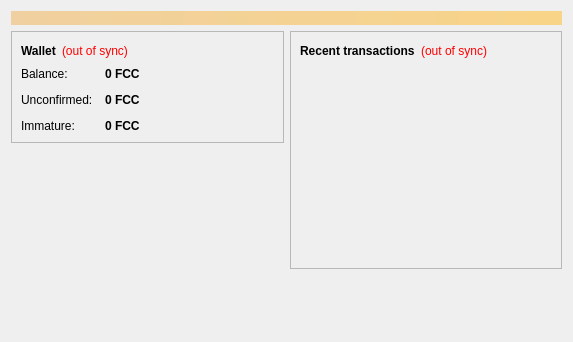
<?xml version="1.0" encoding="UTF-8"?>
<ui version="4.0">
 <class>OverviewPage</class>
 <widget class="QWidget" name="OverviewPage">
  <property name="geometry">
   <rect>
    <x>0</x>
    <y>0</y>
    <width>573</width>
    <height>342</height>
   </rect>
  </property>
  <property name="windowTitle">
   <string>Form</string>
  </property>
  <layout class="QVBoxLayout" name="topLayout">
   <item>
    <widget class="QLabel" name="labelAlerts">
     <property name="visible">
      <bool>true</bool>
     </property>
     <property name="styleSheet">
      <string notr="true">background-color: qlineargradient(x1: 0, y1: 0, x2: 1, y2: 0, stop:0 #F0D0A0, stop:1 #F8D488); color:#000000;</string>
     </property>
     <property name="wordWrap">
      <bool>true</bool>
     </property>
     <property name="margin">
      <number>3</number>
     </property>
    </widget>
   </item>
   <item>
    <layout class="QHBoxLayout" name="horizontalLayout" stretch="1,1">
     <item>
      <layout class="QVBoxLayout" name="verticalLayout_2">
       <item>
        <widget class="QFrame" name="frame">
         <property name="frameShape">
          <enum>QFrame::StyledPanel</enum>
         </property>
         <property name="frameShadow">
          <enum>QFrame::Raised</enum>
         </property>
         <layout class="QVBoxLayout" name="verticalLayout_4">
          <item>
           <layout class="QHBoxLayout" name="horizontalLayout_4">
            <item>
             <widget class="QLabel" name="label_5">
              <property name="font">
               <font>
                <weight>75</weight>
                <bold>true</bold>
               </font>
              </property>
              <property name="text">
               <string>Wallet</string>
              </property>
             </widget>
            </item>
            <item>
             <widget class="QLabel" name="labelWalletStatus">
              <property name="toolTip">
               <string>The displayed information may be out of date. Your wallet automatically synchronizes with the Functioncoin network after a connection is established, but this process has not completed yet.</string>
              </property>
              <property name="styleSheet">
               <string notr="true">QLabel { color: red; }</string>
              </property>
              <property name="text">
               <string notr="true">(out of sync)</string>
              </property>
              <property name="alignment">
               <set>Qt::AlignLeading|Qt::AlignLeft|Qt::AlignVCenter</set>
              </property>
             </widget>
            </item>
            <item>
             <spacer name="horizontalSpacer_2">
              <property name="orientation">
               <enum>Qt::Horizontal</enum>
              </property>
              <property name="sizeHint" stdset="0">
               <size>
                <width>40</width>
                <height>20</height>
               </size>
              </property>
             </spacer>
            </item>
           </layout>
          </item>
          <item>
           <layout class="QFormLayout" name="formLayout_2">
            <property name="fieldGrowthPolicy">
             <enum>QFormLayout::AllNonFixedFieldsGrow</enum>
            </property>
            <property name="horizontalSpacing">
             <number>12</number>
            </property>
            <property name="verticalSpacing">
             <number>12</number>
            </property>
            <item row="0" column="0">
             <widget class="QLabel" name="label">
              <property name="text">
               <string>Balance:</string>
              </property>
             </widget>
            </item>
            <item row="0" column="1">
             <widget class="QLabel" name="labelBalance">
              <property name="font">
               <font>
                <weight>75</weight>
                <bold>true</bold>
               </font>
              </property>
              <property name="cursor">
               <cursorShape>IBeamCursor</cursorShape>
              </property>
              <property name="toolTip">
               <string>Your current balance</string>
              </property>
              <property name="text">
               <string notr="true">0 FCC</string>
              </property>
              <property name="textInteractionFlags">
               <set>Qt::LinksAccessibleByMouse|Qt::TextSelectableByKeyboard|Qt::TextSelectableByMouse</set>
              </property>
             </widget>
            </item>
            <item row="1" column="0">
             <widget class="QLabel" name="label_3">
              <property name="text">
               <string>Unconfirmed:</string>
              </property>
             </widget>
            </item>
            <item row="1" column="1">
             <widget class="QLabel" name="labelUnconfirmed">
              <property name="font">
               <font>
                <weight>75</weight>
                <bold>true</bold>
               </font>
              </property>
              <property name="cursor">
               <cursorShape>IBeamCursor</cursorShape>
              </property>
              <property name="toolTip">
               <string>Total of transactions that have yet to be confirmed, and do not yet count toward the current balance</string>
              </property>
              <property name="text">
               <string notr="true">0 FCC</string>
              </property>
              <property name="textInteractionFlags">
               <set>Qt::LinksAccessibleByMouse|Qt::TextSelectableByKeyboard|Qt::TextSelectableByMouse</set>
              </property>
             </widget>
            </item>
            <item row="2" column="0">
             <widget class="QLabel" name="labelImmatureText">
              <property name="text">
               <string>Immature:</string>
              </property>
             </widget>
            </item>
            <item row="2" column="1">
             <widget class="QLabel" name="labelImmature">
              <property name="font">
               <font>
                <weight>75</weight>
                <bold>true</bold>
               </font>
              </property>
              <property name="toolTip">
               <string>Mined balance that has not yet matured</string>
              </property>
              <property name="text">
               <string notr="true">0 FCC</string>
              </property>
              <property name="textInteractionFlags">
               <set>Qt::LinksAccessibleByMouse|Qt::TextSelectableByKeyboard|Qt::TextSelectableByMouse</set>
              </property>
             </widget>
            </item>
           </layout>
          </item>
         </layout>
        </widget>
       </item>
       <item>
        <spacer name="verticalSpacer">
         <property name="orientation">
          <enum>Qt::Vertical</enum>
         </property>
         <property name="sizeHint" stdset="0">
          <size>
           <width>20</width>
           <height>40</height>
          </size>
         </property>
        </spacer>
       </item>
      </layout>
     </item>
     <item>
      <layout class="QVBoxLayout" name="verticalLayout_3">
       <item>
        <widget class="QFrame" name="frame_2">
         <property name="frameShape">
          <enum>QFrame::StyledPanel</enum>
         </property>
         <property name="frameShadow">
          <enum>QFrame::Raised</enum>
         </property>
         <layout class="QVBoxLayout" name="verticalLayout">
          <item>
           <layout class="QHBoxLayout" name="horizontalLayout_2">
            <item>
             <widget class="QLabel" name="label_4">
              <property name="text">
               <string>&lt;b&gt;Recent transactions&lt;/b&gt;</string>
              </property>
             </widget>
            </item>
            <item>
             <widget class="QLabel" name="labelTransactionsStatus">
              <property name="toolTip">
               <string>The displayed information may be out of date. Your wallet automatically synchronizes with the Functioncoin network after a connection is established, but this process has not completed yet.</string>
              </property>
              <property name="styleSheet">
               <string notr="true">QLabel { color: red; }</string>
              </property>
              <property name="text">
               <string notr="true">(out of sync)</string>
              </property>
              <property name="alignment">
               <set>Qt::AlignRight|Qt::AlignTrailing|Qt::AlignVCenter</set>
              </property>
             </widget>
            </item>
            <item>
             <spacer name="horizontalSpacer">
              <property name="orientation">
               <enum>Qt::Horizontal</enum>
              </property>
              <property name="sizeHint" stdset="0">
               <size>
                <width>40</width>
                <height>20</height>
               </size>
              </property>
             </spacer>
            </item>
           </layout>
          </item>
          <item>
           <widget class="QListView" name="listTransactions">
            <property name="styleSheet">
             <string notr="true">QListView { background: transparent; }</string>
            </property>
            <property name="frameShape">
             <enum>QFrame::NoFrame</enum>
            </property>
            <property name="verticalScrollBarPolicy">
             <enum>Qt::ScrollBarAlwaysOff</enum>
            </property>
            <property name="horizontalScrollBarPolicy">
             <enum>Qt::ScrollBarAlwaysOff</enum>
            </property>
            <property name="selectionMode">
             <enum>QAbstractItemView::NoSelection</enum>
            </property>
           </widget>
          </item>
         </layout>
        </widget>
       </item>
       <item>
        <spacer name="verticalSpacer_3">
         <property name="orientation">
          <enum>Qt::Vertical</enum>
         </property>
         <property name="sizeHint" stdset="0">
          <size>
           <width>20</width>
           <height>40</height>
          </size>
         </property>
        </spacer>
       </item>
      </layout>
     </item>
    </layout>
   </item>
  </layout>
 </widget>
 <resources/>
 <connections/>
</ui>
